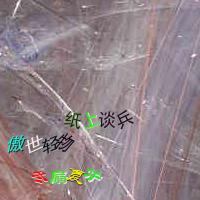
#> input picture easy_img/shang.png, 200 x 200 px
$ python chi_simerzhihua.py   (Python 2 division)
#> lines starting #> are read from the running program, lines starting #| are printed output that depends on the picture
#!/user/bin/python
#  -*-coding: utf-8-*-
from PIL import Image,ImageEnhance
import pytesseract
import time
import numpy as np
import cv2

#处理图片
img = Image.open('./easy_img/shang.png').convert('L')  # 二ZZZ值化
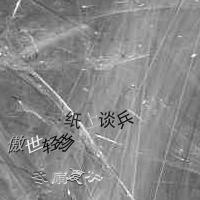
#> img: PIL image 200x200 L; min 1, max 253, mean 136.4
img = ImageEnhance.Contrast(img)  # 增强对比度
img = img.enhance(2.0)  # 增加饱和度
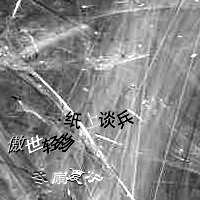
#> img: PIL image 200x200 L; min 0, max 255, mean 136.9
# w,h=img.size
x=0
y=0
img.save('./easy_img/shang2.png')
img = np.array(Image.open('./easy_img/shang2.png'))
h, w = img.shape[:2]
#> h = 200; w = 200
for y in range(1, w-1):
    for x in range(1, h-1 ):
        count = 0
        # cur_pixel = easy_img.getpixel((x, y+1))
        # print"当前像素：%s"%cur_pixel
        if img[x, y ] > 127:
            img[x, y] = 0
        else:
            img[x,y] =255
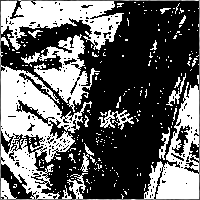
#> img: shape (200, 200); min 0, max 255, mean 99.9
cv2.imwrite('./easy_img/shang3.png', img, [int(cv2.IMWRITE_PNG_COMPRESSION), 0])
time.sleep(1)
img=Image.open('./easy_img/shang3.png')
#> (the run stopped early here; a loop or call above may not have finished)
